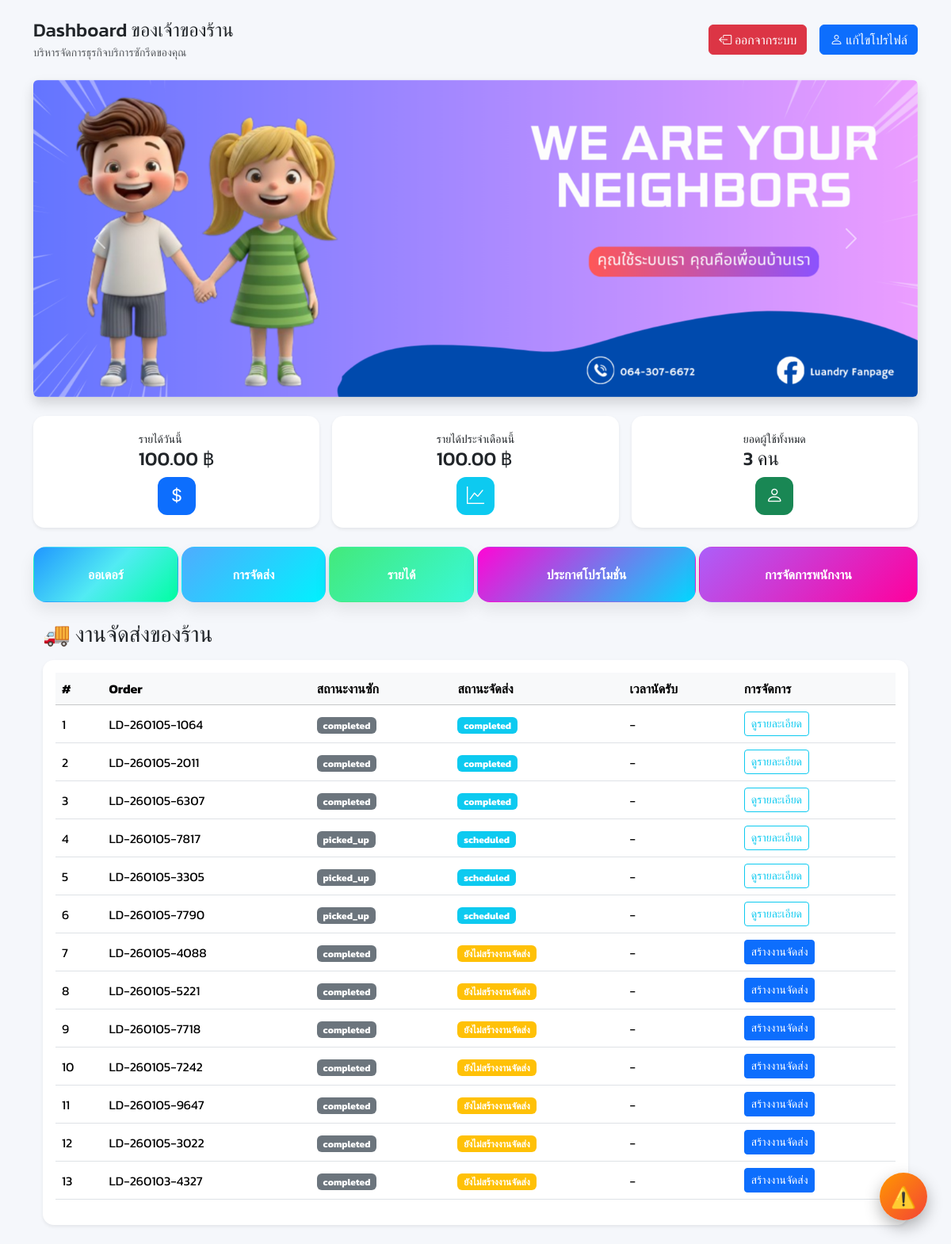
/storepage/index.php?link=delivery (signed in), run on the app's committed database.
### tables this page shows
CREATE TABLE `promotions` (
  `id` char(36) NOT NULL,
  `created_by` char(36) DEFAULT NULL,
  `store_id` char(36) DEFAULT NULL,
  `title` varchar(255) NOT NULL,
  `discount` int(11) DEFAULT 0,
  `summary` varchar(255) DEFAULT NULL,
  `message` text DEFAULT NULL,
  `image` varchar(1000) DEFAULT NULL,
  `start_date` datetime NOT NULL DEFAULT current_timestamp(),
  `end_date` datetime DEFAULT current_timestamp(),
  `status` enum('active','inactive','draft') DEFAULT 'active',
  `audience` enum('all','stores','customers','store_specific') DEFAULT 'all',
  `metadata` longtext DEFAULT NULL CHECK (json_valid(`metadata`)),
  `created_at` timestamp NOT NULL DEFAULT current_timestamp(),
  `updated_at` timestamp NOT NULL DEFAULT current_timestamp() ON UPDATE current_timestamp()
);

CREATE TABLE `pickups` (
  `id` char(36) NOT NULL,
  `order_id` char(36) DEFAULT NULL,
  `assigned_to` char(36) DEFAULT NULL,
  `pickup_address` text DEFAULT NULL,
  `scheduled_at` datetime DEFAULT NULL,
  `completed_at` datetime DEFAULT NULL,
  `status` enum('scheduled','in_progress','completed','cancelled') DEFAULT 'scheduled',
  `created_at` timestamp NOT NULL DEFAULT current_timestamp(),
  `lat` decimal(9,6) DEFAULT NULL,
  `lng` decimal(9,6) DEFAULT NULL
);

CREATE TABLE `orders` (
  `id` char(36) NOT NULL,
  `customer_id` char(36) DEFAULT NULL,
  `store_id` char(36) DEFAULT NULL,
  `order_number` varchar(100) NOT NULL,
  `total_amount` decimal(10,2) DEFAULT 0.00,
  `payment_status` enum('pending','paid','failed','refunded') DEFAULT 'pending',
  `pickup_time` datetime DEFAULT NULL,
  `delivery_time` datetime DEFAULT NULL,
  `status` enum('created','picked_up','in_process','ready','out_for_delivery','completed','cancelled') DEFAULT 'created',
  `notes` text DEFAULT NULL,
  `created_at` timestamp NOT NULL DEFAULT current_timestamp(),
  `updated_at` timestamp NOT NULL DEFAULT current_timestamp() ON UPDATE current_timestamp(),
  `machine_id` char(36) DEFAULT NULL
);

### storepage/menu/delivery/index.php (the view, shortened to what this page needs)
<?php
$store_id = $_SESSION['store_id'] ?? null;
$sql = "
SELECT
    o.id AS order_id,
    o.order_number,
    o.status AS order_status,
    o.created_at,
    p.id AS pickup_id,
    p.status AS pickup_status,
    p.scheduled_at
FROM orders o
LEFT JOIN pickups p
  ON p.id = (
      SELECT id
      FROM pickups
      WHERE order_id = o.id
      ORDER BY created_at DESC
      LIMIT 1
  )
WHERE o.store_id = ?
ORDER BY o.created_at DESC
";
$stmt = $pdo->prepare($sql);
$stmt->execute([$store_id]);
$orders = $stmt->fetchAll(PDO::FETCH_ASSOC);
?>
<!DOCTYPE html>
<html lang="th">
<head>
</head>
<body>
<div class="container mt-4">
    <h3 class="mb-3">🚚 งานจัดส่งของร้าน</h3>
    <div class="card shadow-sm">
        <div class="card-body">
            <table class="table table-hover align-middle">
                <thead class="table-light">
                    <tr>
                        <th>#</th>
                        <th>Order</th>
                        <th>สถานะงานซัก</th>
                        <th>สถานะจัดส่ง</th>
                        <th>เวลานัดรับ</th>
                        <th>การจัดการ</th>
                    </tr>
                </thead>
                <tbody>
                <?php if (empty($orders)): ?>
                    <tr>
                        <td colspan="6" class="text-center text-muted">
                            ยังไม่มีออเดอร์
                        </td>
                    </tr>
                <?php else: ?>
                    <?php foreach ($orders as $i => $o): ?>
                    <tr>
                        <td><?= $i + 1 ?></td>
                        <td><?= htmlspecialchars($o['order_number']) ?></td>
                        <td>
                            <span class="badge bg-secondary">
                                <?= $o['order_status'] ?>
                            </span>
                        </td>
                        <td>
                            <?php if ($o['pickup_id']): ?>
                                <span class="badge bg-info">
                                    <?= $o['pickup_status'] ?>
                                </span>
                            <?php else: ?>
                                <span class="badge bg-warning">
                                    ยังไม่สร้างงานจัดส่ง
                                </span>
                            <?php endif; ?>
                        </td>
                        <td>
                            <?= $o['scheduled_at']
                                ? date('d/m/Y H:i', strtotime($o['scheduled_at']))
                                : '-' ?>
                        </td>
                        <td>
                            <?php if (!$o['pickup_id']): ?>
                                <a href="menu/delivery/delivery_create.php?order_id=<?= $o['order_id'] ?>"
                                   class="btn btn-sm btn-primary">
                                   สร้างงานจัดส่ง
                                </a>
                            <?php else: ?>
                                <a href="menu/delivery/delivery_view.php?id=<?= $o['pickup_id'] ?>"
                                   class="btn btn-sm btn-outline-info">
                                   ดูรายละเอียด
                                </a>
                            <?php endif; ?>
                        </td>
                    </tr>
                    <?php endforeach; ?>
                <?php endif; ?>
                </tbody>
            </table>
        </div>
    </div>
</div>
</body>
</html>

### storepage/index.php (shortened to what this page needs)
<?php
include 'assets/boostap.php';
include 'assets/style.php';
include 'assets/sum.php';
$sql = "
SELECT title, image
FROM promotions
WHERE status = 'active'
  AND start_date <= CURDATE()
  AND end_date >= CURDATE()
ORDER BY created_at DESC
";
$promos = $pdo->query($sql)->fetchAll(PDO::FETCH_ASSOC);
$stmt = $pdo->prepare("
    SELECT IFNULL(SUM(p.amount),0)
    FROM payments p
    JOIN orders o ON p.order_id = o.id
    WHERE p.status = 'confirmed'
      AND o.store_id = ?
      AND DATE(p.confirmed_at) = CURDATE()
");
$stmt->execute([$store_id]);
$today_income = $stmt->fetchColumn();
$stmt = $pdo->prepare("
    SELECT IFNULL(SUM(p.amount),0)
    FROM payments p
    JOIN orders o ON p.order_id = o.id
    WHERE p.status = 'confirmed'
      AND o.store_id = ?
      AND MONTH(p.confirmed_at) = MONTH(CURDATE())
      AND YEAR(p.confirmed_at) = YEAR(CURDATE())
");
$stmt->execute([$store_id]);
$month_income = $stmt->fetchColumn();
$userStmt = $pdo->query("
    SELECT COUNT(*)
    FROM users
    WHERE role NOT IN ( 'platform_admin', 'store_owner')
");
$total_users = (int)$userStmt->fetchColumn();
?>
<!DOCTYPE html>
<html lang="th">
<head>
  <link href="../bootstrap/css/bootstrap.min.css" rel="stylesheet" />
  <link href="https://cdn.jsdelivr.net/npm/bootstrap-icons@1.13.1/font/bootstrap-icons.css" rel="stylesheet">
</head>
<body>
<div class="container py-4">
  <div class="d-flex justify-content-between align-items-center mb-4">
    <div>
      <h4 class="mb-0">Dashboard ของเจ้าของร้าน</h4>
      <small class="text-muted">บริหารจัดการธุรกิจบริการซักรีดของคุณ</small>
    </div>
    <div class="d-flex align-items-center gap-3">
      <a href="../loginpage/logout.php" class="btn btn-danger bi bi-box-arrow-left"> ออกจากระบบ</a>
      <a href="index.php?link=profile" class="btn btn-primary bi bi-person"> แก้ไขโปรไฟล์</a>
    </div>
  </div>
  <?php if (!empty($promos)): ?>
  <div id="promoCarousel" class="carousel slide mb-4" data-bs-ride="carousel">
    <div class="carousel-inner rounded shadow">
      <?php foreach ($promos as $i => $p): ?>
      <div class="carousel-item <?= $i == 0 ? 'active' : '' ?>">
        <img src="../adminpage/promotion/uploads/<?= htmlspecialchars($p['image']) ?>"
             class="d-block w-100" style="height:400px; object-fit:cover;">
      </div>
      <?php endforeach; ?>
    </div>
    <button class="carousel-control-prev" type="button" data-bs-target="#promoCarousel" data-bs-slide="prev">
      <span class="carousel-control-prev-icon"></span>
    </button>
    <button class="carousel-control-next" type="button" data-bs-target="#promoCarousel" data-bs-slide="next">
      <span class="carousel-control-next-icon"></span>
    </button>
  </div>
  <?php endif; ?>
  <div class="row g-3 mb-4">
    <div class="col-md-4">
      <div class="card p-3 shadow-sm stat-card">
        <div>
          <small>รายได้วันนี้</small>
          <h4 class="">
                    <?= number_format($today_income, 2) ?> ฿
                </h4>
        </div>
        <div class="stat-icon bg-primary"><i class="bi bi-currency-dollar"></i></div>
      </div>
    </div>
    <div class="col-md-4">
      <div class="card p-3 shadow-sm stat-card">
        <div>
          <small>รายได้ประจำเดือนนี้</small>
         <h4 class="">
                    <?= number_format($month_income, 2) ?> ฿
                </h4>
        </div>
        <div class="stat-icon bg-info"><i class="bi bi-graph-up"></i></div>
      </div>
    </div>
    <div class="col-md-4">
      <div class="card p-3 shadow-sm stat-card">
        <div>
          <small>ยอดผู้ใช้ทั้งหมด</small>
          <h4><?= number_format($total_users) ?> คน</h4>
        </div>
        <div class="stat-icon bg-success"><i class="bi bi-person"></i></div>
      </div>
    </div>
  </div>
  <div class="row g-1 mb-4">
    <div class="col-md-2"><a href="index.php?link=orders" class="btn quick-btn bg-grad-orders w-100">ออเดอร์</a></div>
    <div class="col-md-2"><a href="index.php?link=delivery" class="btn quick-btn bg-grad-delivery w-100">การจัดส่ง</a></div>
    <div class="col-md-2"><a href="index.php?link=revenue" class="btn quick-btn bg-grad-revenue w-100">รายได้</a></div>
    <div class="col-md-3"><a href="index.php?link=promotion" class="btn quick-btn bg-grad-promotion w-100">ประกาศโปรโมชั่น</a></div>
    <div class="col-md-3"><a href="index.php?link=management" class="btn quick-btn bg-grad-staff w-100">การจัดการพนักงาน</a></div>
  </div>
  <?php include_once 'body.php'; ?>
</div>
<button class="issue-btn" data-bs-toggle="modal" data-bs-target="#issueModal">⚠️</button>
</body>
</html>

### storepage/assets/boostap.php (style rules this page uses)
body { font-family: 'Kanit', sans-serif; }

### storepage/index.php (style rules this page uses)
body { background: #f5f7fb; font-family: 'Kanit', sans-serif; }
.card { border: none; border-radius: 14px; }
.stat-card { display: flex; justify-content: space-between; align-items: center; }
.stat-icon { width: 48px; height: 48px; border-radius: 12px; display: flex; align-items: center; justify-content: center; font-size: 22px; color: #fff; }
.quick-btn { border-radius: 16px; color: #fff; padding: 22px; text-align: center; font-weight: 600; box-shadow: 0 10px 20px rgba(0, 0, 0, 0.08); transition: transform .2s ease; }
.bg-grad-orders { background: linear-gradient(135deg, #2097ffff, #52ebf3ff, #00ffa2ff); }
.bg-grad-delivery { background: linear-gradient(135deg, #4facfe, #00f2fe); }
.bg-grad-revenue { background: linear-gradient(135deg, #43e97b, #38f9d7); }
.bg-grad-staff { background: linear-gradient(135deg, #ac5ff9ff, #ff009dff); }
.bg-grad-promotion { background: linear-gradient(135deg, #ff06d5ff, #00d9ffff); }
.issue-btn { position: fixed; bottom: 30px; right: 30px; width: 60px; height: 60px; border-radius: 50%; background: linear-gradient(135deg, #ff9800, #f44336); color: #fff; font-size: 26px; border: none; box-shadow: 0 8px 20px rgba(0,0,0,0.3); cursor: pointer; z-index: 9999; }

### data on the page
promotions: image (picture)
pickups: order.order_number "LD-260105-1064", order.status "completed", status "completed"
pickups: order.order_number "LD-260105-2011", order.status "completed", status "completed"
pickups: order.order_number "LD-260105-6307", order.status "completed", status "completed"
pickups: order.order_number "LD-260105-7817", order.status "picked_up", status "scheduled"
pickups: order.order_number "LD-260105-3305", order.status "picked_up", status "scheduled"
pickups: order.order_number "LD-260105-7790", order.status "picked_up", status "scheduled"
orders: order_number "LD-260105-4088", status "completed", shows "ยังไม่สร้างงานจัดส่ง"
orders: order_number "LD-260105-5221", status "completed", shows "ยังไม่สร้างงานจัดส่ง"
orders: order_number "LD-260105-7718", status "completed", shows "ยังไม่สร้างงานจัดส่ง"
orders: order_number "LD-260105-7242", status "completed", shows "ยังไม่สร้างงานจัดส่ง"
orders: order_number "LD-260105-9647", status "completed", shows "ยังไม่สร้างงานจัดส่ง"
orders: order_number "LD-260105-3022", status "completed", shows "ยังไม่สร้างงานจัดส่ง"
orders: order_number "LD-260103-4327", status "completed", shows "ยังไม่สร้างงานจัดส่ง"

### other printed values
$today_income "100.00"
$month_income "100.00"
$total_users "3"
